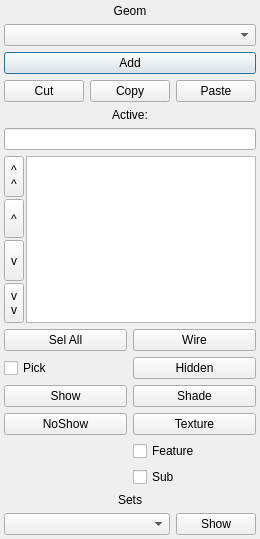
<?xml version="1.0" encoding="UTF-8"?>
<ui version="4.0">
 <class>ManageGeomScreen</class>
 <widget class="QDialog" name="ManageGeomScreen">
  <property name="geometry">
   <rect>
    <x>0</x>
    <y>0</y>
    <width>233</width>
    <height>539</height>
   </rect>
  </property>
  <property name="windowTitle">
   <string>Geom Browser</string>
  </property>
  <layout class="QGridLayout" name="gridLayout_2">
   <property name="leftMargin">
    <number>4</number>
   </property>
   <property name="topMargin">
    <number>4</number>
   </property>
   <property name="rightMargin">
    <number>4</number>
   </property>
   <property name="bottomMargin">
    <number>4</number>
   </property>
   <property name="spacing">
    <number>6</number>
   </property>
   <item row="0" column="0" colspan="2">
    <widget class="QLabel" name="screenHeader">
     <property name="text">
      <string>Geom</string>
     </property>
     <property name="alignment">
      <set>Qt::AlignCenter</set>
     </property>
    </widget>
   </item>
   <item row="1" column="0" colspan="2">
    <widget class="QComboBox" name="geomTypeChoice"/>
   </item>
   <item row="2" column="0" colspan="2">
    <widget class="QPushButton" name="addGeomButton">
     <property name="text">
      <string>Add</string>
     </property>
    </widget>
   </item>
   <item row="3" column="0" colspan="2">
    <layout class="QHBoxLayout" name="horizontalLayout">
     <property name="spacing">
      <number>6</number>
     </property>
     <item>
      <widget class="QPushButton" name="cutGeomButton">
       <property name="text">
        <string>Cut</string>
       </property>
       <property name="shortcut">
        <string>Ctrl+X</string>
       </property>
      </widget>
     </item>
     <item>
      <widget class="QPushButton" name="copyGeomButton">
       <property name="text">
        <string>Copy</string>
       </property>
       <property name="shortcut">
        <string>Ctrl+C</string>
       </property>
      </widget>
     </item>
     <item>
      <widget class="QPushButton" name="pasteGeomButton">
       <property name="text">
        <string>Paste</string>
       </property>
       <property name="shortcut">
        <string>Ctrl+V</string>
       </property>
      </widget>
     </item>
    </layout>
   </item>
   <item row="4" column="0" colspan="2">
    <widget class="QLabel" name="sectionHeader">
     <property name="text">
      <string>Active:</string>
     </property>
     <property name="alignment">
      <set>Qt::AlignCenter</set>
     </property>
    </widget>
   </item>
   <item row="5" column="0" colspan="2">
    <widget class="QLineEdit" name="activeGeomInput"/>
   </item>
   <item row="6" column="0" colspan="2">
    <layout class="QGridLayout" name="gridLayout">
     <property name="spacing">
      <number>2</number>
     </property>
     <item row="0" column="1" rowspan="4">
      <widget class="QListWidget" name="geomBrowser">
       <property name="selectionMode">
        <enum>QAbstractItemView::ExtendedSelection</enum>
       </property>
       <property name="selectionBehavior">
        <enum>QAbstractItemView::SelectRows</enum>
       </property>
      </widget>
     </item>
     <item row="0" column="0">
      <widget class="QToolButton" name="moveTopButton">
       <property name="sizePolicy">
        <sizepolicy hsizetype="Fixed" vsizetype="Expanding">
         <horstretch>0</horstretch>
         <verstretch>0</verstretch>
        </sizepolicy>
       </property>
       <property name="text">
        <string>^
^</string>
       </property>
      </widget>
     </item>
     <item row="1" column="0">
      <widget class="QToolButton" name="moveUpButton">
       <property name="sizePolicy">
        <sizepolicy hsizetype="Fixed" vsizetype="Expanding">
         <horstretch>0</horstretch>
         <verstretch>0</verstretch>
        </sizepolicy>
       </property>
       <property name="text">
        <string>^</string>
       </property>
      </widget>
     </item>
     <item row="2" column="0">
      <widget class="QToolButton" name="moveDownButton">
       <property name="sizePolicy">
        <sizepolicy hsizetype="Fixed" vsizetype="Expanding">
         <horstretch>0</horstretch>
         <verstretch>0</verstretch>
        </sizepolicy>
       </property>
       <property name="text">
        <string>v</string>
       </property>
      </widget>
     </item>
     <item row="3" column="0">
      <widget class="QToolButton" name="moveBotButton">
       <property name="sizePolicy">
        <sizepolicy hsizetype="Fixed" vsizetype="Expanding">
         <horstretch>0</horstretch>
         <verstretch>0</verstretch>
        </sizepolicy>
       </property>
       <property name="text">
        <string>v
v</string>
       </property>
      </widget>
     </item>
    </layout>
   </item>
   <item row="7" column="0">
    <widget class="QPushButton" name="selectAllGeomButton">
     <property name="text">
      <string>Sel All</string>
     </property>
    </widget>
   </item>
   <item row="7" column="1">
    <widget class="QPushButton" name="wireGeomButton">
     <property name="text">
      <string>Wire</string>
     </property>
    </widget>
   </item>
   <item row="8" column="0">
    <widget class="QCheckBox" name="pickGeomButton">
     <property name="text">
      <string>Pick</string>
     </property>
    </widget>
   </item>
   <item row="8" column="1">
    <widget class="QPushButton" name="hiddenGeomButton">
     <property name="text">
      <string>Hidden</string>
     </property>
    </widget>
   </item>
   <item row="9" column="0">
    <widget class="QPushButton" name="showGeomButton">
     <property name="text">
      <string>Show</string>
     </property>
    </widget>
   </item>
   <item row="9" column="1">
    <widget class="QPushButton" name="shadeGeomButton">
     <property name="text">
      <string>Shade</string>
     </property>
    </widget>
   </item>
   <item row="10" column="0">
    <widget class="QPushButton" name="noshowGeomButton">
     <property name="text">
      <string>NoShow</string>
     </property>
    </widget>
   </item>
   <item row="10" column="1">
    <widget class="QPushButton" name="textureGeomButton">
     <property name="text">
      <string>Texture</string>
     </property>
    </widget>
   </item>
   <item row="11" column="1">
    <widget class="QCheckBox" name="showFeatureToggle">
     <property name="text">
      <string>Feature</string>
     </property>
    </widget>
   </item>
   <item row="12" column="1">
    <widget class="QCheckBox" name="showSubToggle">
     <property name="text">
      <string>Sub</string>
     </property>
    </widget>
   </item>
   <item row="13" column="0" colspan="2">
    <widget class="QLabel" name="sectionHeader_2">
     <property name="text">
      <string>Sets</string>
     </property>
     <property name="alignment">
      <set>Qt::AlignCenter</set>
     </property>
    </widget>
   </item>
   <item row="14" column="0" colspan="2">
    <layout class="QHBoxLayout" name="horizontalLayout_2">
     <property name="spacing">
      <number>6</number>
     </property>
     <item>
      <widget class="QComboBox" name="setChoice"/>
     </item>
     <item>
      <widget class="QPushButton" name="showSetButton">
       <property name="sizePolicy">
        <sizepolicy hsizetype="Maximum" vsizetype="Fixed">
         <horstretch>0</horstretch>
         <verstretch>0</verstretch>
        </sizepolicy>
       </property>
       <property name="text">
        <string>Show</string>
       </property>
      </widget>
     </item>
    </layout>
   </item>
  </layout>
 </widget>
 <resources/>
 <connections/>
</ui>
